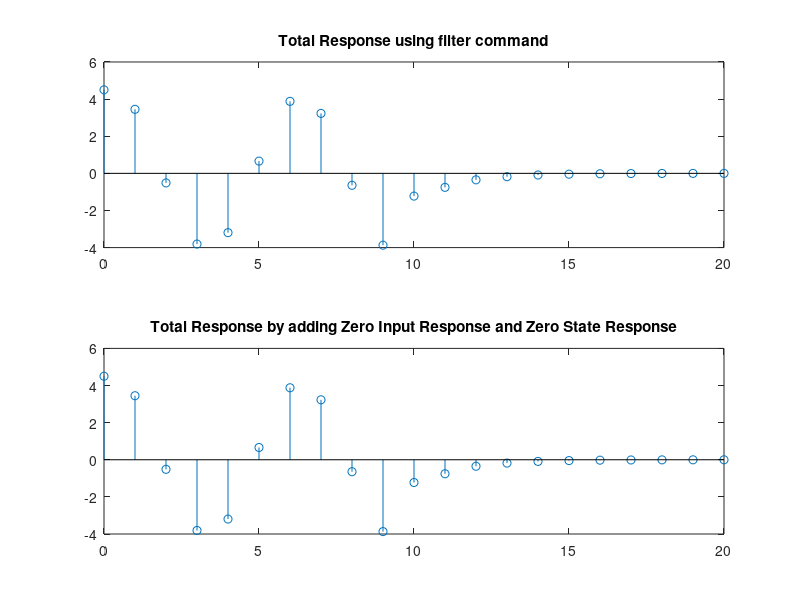

Reproduce this figure in MATLAB.
%% D

%output = zero input response + zero state response
n = [0:20];
u = @(n) (n >= 0) * 1.0 .* (mod(n,1)==0);
x = @(n) 2*cos((2/6)*pi*n).*(u(n) - u(n-10));

b = [2];         % Numerator Coefficients
a = [1, -0.3, -0.1];          % Denominator Coefficients
Y = [1, 2];                % Initial conditions for output
xic = filtic(b,a,Y);   % Finding initial conditions for the system
yzi = filter(b,a,zeros(1,21),xic);   % Zero Input response
yzs = filter(b,a,x(n));   % Zero State response
yadded = yzs + yzi;
y = filter(b,a,x(n),xic);   

figure;
subplot(2,1,1);
stem(n,y);
title("Total Response using filter command");
subplot(2,1,2);
stem(n,yadded);
title("Total Response by adding Zero Input Response and Zero State Response");

disp('It is clear to see that both graphs are equal.');